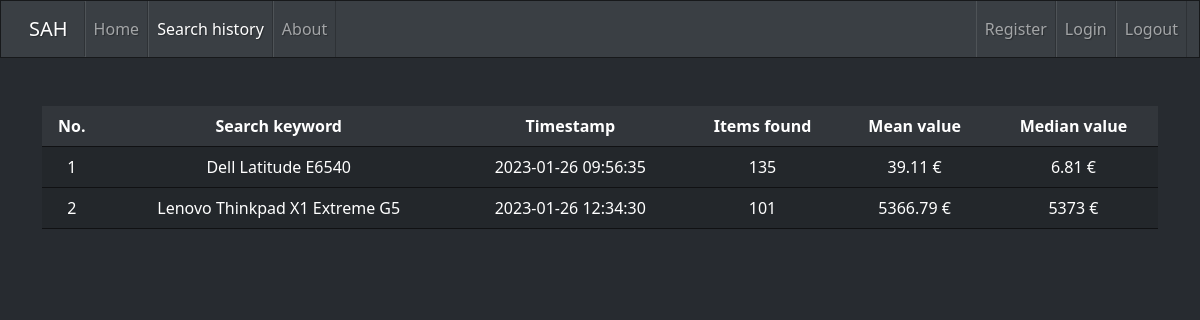
The app's page /search_history (signed in) with its own data.
### tables this page shows
CREATE TABLE history (id INTEGER PRIMARY KEY AUTOINCREMENT NOT NULL, user_id INTEGER, search_keyword TEXT NOT NULL, time TIMESTAMP, FOREIGN KEY (user_id) REFERENCES users(id));

CREATE TABLE search (search_id INTEGER, item TEXT NOT NULL, price NUMERIC, FOREIGN KEY (search_id) REFERENCES history(id));

### app.py (the view)
@app.route("/search_history", methods=["GET"])
def search_history():
    if "user" in session:
        id = session["id"]
        rows = db.execute("SELECT id, search_keyword, time FROM history WHERE user_id = ?", (id, ))
        history = rows.fetchall()
        if history == None:
            flash("Search history results are unavailable, you need to conduct a search first.")
            return render_template("search_history.html")
        results = []
        for search_id, search_keyword, time in history:
            rows = db.execute("SELECT COUNT(item), AVG(price) FROM search WHERE search_id = ?", (search_id, ))
            count_and_mean = rows.fetchone()
            count, mean = count_and_mean[0], count_and_mean[1]
            rows = db.execute("SELECT price FROM search WHERE search_id = ?", (search_id, ))
            prices = rows.fetchall()
            med = median(prices)
            print(search_keyword, time, count, round(mean, 2), med[0])
            results.append([search_keyword, time, count, round(mean, 2), med[0]])
        return render_template("search_history.html", results = results)
    flash("You must be logged in to access search history.")
    return redirect("/")

### templates/search_history.html (shortened to what this page needs)
{% extends "template.html" %}
{% set active_page = "Search history" %}
{% block main %}
{% if results %}
<table class="table table-hover">
    <thead>
      <tr>
        <th scope="col">No.</th>
        <th scope="col">Search keyword</th>
        <th scope="col">Timestamp</th>
        <th scope="col">Items found</th>
        <th scope="col">Mean value</th>
        <th scope="col">Median value</th>
      </tr>
    </thead>
    <tbody>
      {% for search_keyword, timestamp, count, mean, median in results %}
      <tr class="table-active">
        <td>{{loop.index}}</td>
        <td>{{ search_keyword }}</td>
        <td>{{ timestamp }}</td>
        <td>{{ count }}</td>
        <td>{{ mean }} &euro;</td>
        <td>{{ median }} &euro;</td>
      </tr>
      {% endfor %}
    </tbody>
</table>
{% endif %}
{% endblock %}

### templates/template.html (shortened to what this page needs)
<!DOCTYPE html>
<html lang="en">
    <head>
      <link rel="stylesheet" href="../static/bootstrap.css">
      <link rel="stylesheet" href="../static/bootstrap-icons.css">
      <link rel="stylesheet" href="../static/prism-okaidia.css">
      <link rel="stylesheet" href="../static/custom.min.css">
      <link rel="stylesheet" href="../static/styles.css">
    </head>
    <body>
      {% set navigation_bar_LEFT = [('/', 'Home'), ('/search_history', 'Search history'), ('/about', 'About')] %}
      {% set navigation_bar_RIGHT = [('/register', 'Register'), ('/login', 'Login'), ('/logout', 'Logout')] %}
      {% set active_page = active_page|default('Home') %}
      <nav class="navbar navbar-expand-lg navbar-dark bg-primary">
        <div class="container-fluid">
          <a class="navbar-brand" href="#">SAH</a>
          <div class="navbar-collapse collapse show" id="navbarColor01" style="">
            <ul class="navbar-nav me-auto">
              {% for href, caption in navigation_bar_LEFT %}
                <li class = "nav-item">
                  {% if caption == active_page %}
                  <a class="nav-link active" href="{{ href }}">{{ caption }}</a>
                  {% else %}
                  <a class="nav-link" href="{{ href }}">{{ caption }}</a>
                  {% endif %}
                </li>
              {% endfor %}
            </ul>
            <ul class="navbar-nav ml-auto">
              {% for href, caption in navigation_bar_RIGHT %}
              <li class="nav-item">
                {% if caption == active_page %}
                <a class="nav-link active" href="{{ href }}">{{ caption }}</a>
                {% else %}
                <a class="nav-link" href="{{ href }}">{{ caption }}</a>
                {% endif %}
              </li>
              {% endfor %}
            </ul>
          </div>
        </div>
      </nav>
      <main class="container py-5 text-center">
        {% block main %}{% endblock %}
      </main>
    </body>
</html>

### records on screen
history: results "Dell Latitude E6540", results "2023-01-26 09:56:35"
search: results "6.81"
history: results "Lenovo Thinkpad X1 Extreme G5", results "2023-01-26 12:34:30"
search: results "5373"

### other values on screen
{{ caption }} "Home" "About"
{{ caption }} "Search history"
{{ caption }} "Register" "Login" "Logout"
{{ count }} "135" "101"
{{ mean }} "39.11" "5366.79"
